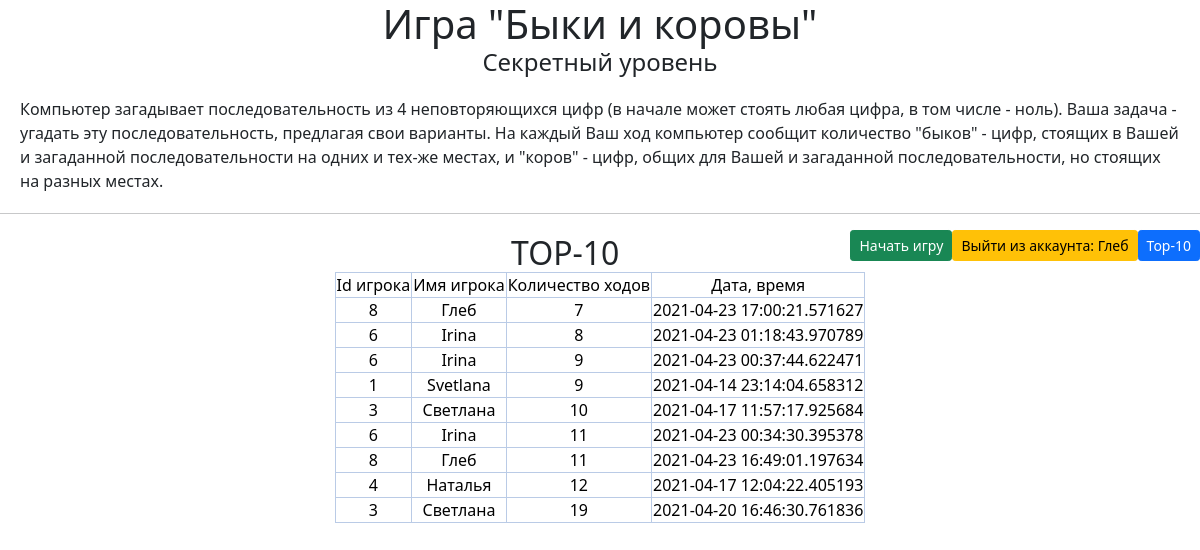
/records10 (signed in), run on the app's committed database.
### data/users.py (models this page shows, shortened)
class User(SqlAlchemyBase, UserMixin):
    __tablename__ = 'users'
    id = sqlalchemy.Column(sqlalchemy.Integer,
                           primary_key=True, autoincrement=True)
    surname = sqlalchemy.Column(sqlalchemy.String, nullable=True)
    name = sqlalchemy.Column(sqlalchemy.String, nullable=True)
    level = sqlalchemy.Column(sqlalchemy.Integer, nullable=True)
    status = sqlalchemy.Column(sqlalchemy.String, nullable=True)
    email = sqlalchemy.Column(sqlalchemy.String,
                              index=True, unique=True, nullable=True)
    hashed_password = sqlalchemy.Column(sqlalchemy.String, nullable=True)
    reg_date = sqlalchemy.Column(sqlalchemy.DateTime,
                                      default=datetime.datetime.now)
    record = orm.relation("Record", back_populates='user')

### data/records.py (models this page shows)
class Record(SqlAlchemyBase):
    __tablename__ = 'records'
    id = sqlalchemy.Column(sqlalchemy.Integer,
                           primary_key=True, autoincrement=True)
    user_id = sqlalchemy.Column(sqlalchemy.Integer,
                                    sqlalchemy.ForeignKey("users.id"))
    user_name = sqlalchemy.Column(sqlalchemy.String, nullable=True)
    score = sqlalchemy.Column(sqlalchemy.Integer, nullable=True)
    secret_num = sqlalchemy.Column(sqlalchemy.String, nullable=True)
    date = sqlalchemy.Column(sqlalchemy.DateTime,
                                 default=datetime.datetime.now)
    user = orm.relation('User')

### main.py (the view)
@app.route('/records10')
def records_top10():
    db_sess = db_session.create_session()
    records = db_sess.query(Record).order_by(Record.score).limit(10)
    return render_template("records.html", records=records, header="TOP-10")

### data/db_session.py (called while the page is built)
def create_session() -> Session:
    global __factory
    return __factory()

### main.py (called while the page is built)
@login_manager.user_loader
def load_user(user_id):
    db_sess = db_session.create_session()
    return db_sess.query(User).get(user_id)

### templates/records.html (shortened to what this page needs)
{% extends "base.html" %}
{% block content %}
    <h2>{{header}}</h2>
    <table class="table-primary align-middle table-bordered">
    	<tr class="table-primary">
    		<td class="table-primary">Id игрока</td>
    		<td class="table-primary">Имя игрока</td>
    		<td class="table-primary">Количество ходов</td>
    		<td class="table-primary">Дата, время</td>
    	</tr>
        {% for i in records %}
    	<tr>
    		<td class="table-primary">{{ i.user_id }}</td>
    		<td class="table-primary">{{ i.user_name }}</td>
    		<td class="table-primary">{{ i.score }}</td>
    		<td class="table-primary">{{ i.date }}</td>
    	</tr>
    	{% endfor %}
    </table>
{% endblock %}

### templates/base.html (shortened to what this page needs)
<html lang="en">
<head>
    <link rel="stylesheet"
   href="https://cdn.jsdelivr.net/npm/bootstrap@5.0.0-beta1/dist/css/bootstrap.min.css"
>
   <link rel="stylesheet" type="text/css" href="static/css/style.css">
</head>
<body>
    <h1>Игра "Быки и коровы"</h1>
    <h4>Секретный уровень</h4>
    <div>Компьютер загадывает последовательность из 4 неповторяющихся цифр (в начале может стоять любая цифра, в том числе - ноль). Ваша задача - угадать эту последовательность, предлагая свои варианты. На каждый Ваш ход компьютер сообщит количество "быков" - цифр, стоящих в Вашей и загаданной последовательности на одних и тех-же местах, и "коров" - цифр, общих для Вашей и загаданной последовательности, но стоящих на разных местах.</div>
    <hr>
    <nav>
    <a class="btn btn-primary btn-sm" href="/records10">Top-10</a>
    {% if current_user.is_authenticated %}
        <a class="btn btn-warning btn-sm" href="/logout">Выйти из аккаунта: {{ current_user.name }}</a>
        <a href="/new_game" class="btn btn-success btn-sm">Начать игру</a>
    {% else %}
        <a class="btn btn-primary btn-sm" href="/register">Зарегистрироваться</a>
        <a class="btn btn-success btn-sm" href="/login">Войти</a>
    {% endif %}
    </nav>
    <div>
	{% block content %}
	{% endblock %}
    </div>
</body>
</html>

### static/css/style.css (style rules this page uses)
h1, h4, h2, form, table { margin: auto; text-align: center; max-width: 640px; }
a { float: right; text-align: top; max-width: 200px; }
div { align: center; margin: 20px; }

### data on the page
User: name "Глеб"
Record: user_id "8", user_name "Глеб", score "7", date "2021-04-23 17:00:21.571627"
Record: user_id "6", user_name "Irina", score "8", date "2021-04-23 01:18:43.970789"
Record: user_id "6", user_name "Irina", score "9", date "2021-04-23 00:37:44.622471"
Record: user_id "1", user_name "Svetlana", score "9", date "2021-04-14 23:14:04.658312"
Record: user_id "3", user_name "Светлана", score "10", date "2021-04-17 11:57:17.925684"
Record: user_id "6", user_name "Irina", score "11", date "2021-04-23 00:34:30.395378"
Record: user_id "8", user_name "Глеб", score "11", date "2021-04-23 16:49:01.197634"
Record: user_id "4", user_name "Наталья", score "12", date "2021-04-17 12:04:22.405193"
Record: user_id "3", user_name "Светлана", score "19", date "2021-04-20 16:46:30.761836"

### other printed values
{{ header }} "TOP-10"
